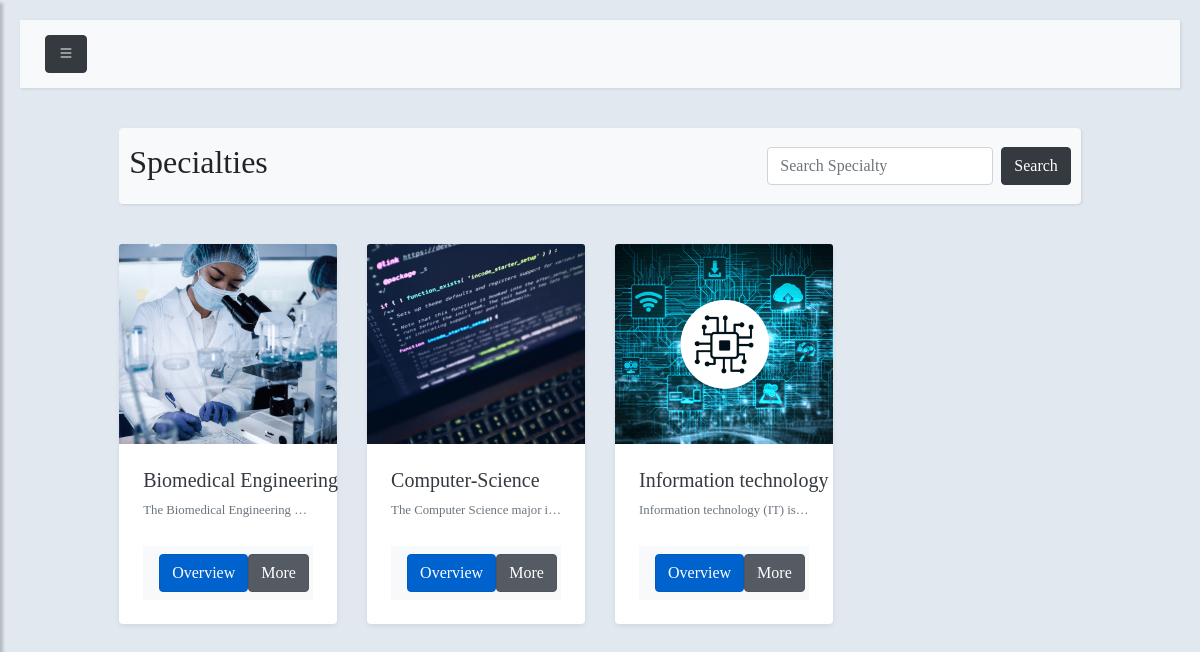
The app's page /spec.php with its own data.
### tables this page shows
CREATE TABLE `spec1` (
  `s_id` int(11) NOT NULL,
  `s_name` varchar(100) NOT NULL,
  `s_desc` text NOT NULL,
  `s_image` text NOT NULL
);

### spec.php (the view, shortened to what this page needs)
<?php  include('header.php')?>
<?php  require('config.php')?>
<?php
if (isset($_GET['search'])) {
  $sql = "SELECT * FROM spec1 WHERE s_name LIKE '%".$_GET['search']."%' ORDER BY s_name ASC";
}else{
  $sql = "SELECT * FROM spec1 ORDER BY s_name ASC";
}
$result = $conn->query($sql);
?>
<div class="row">
  <div class="col-10 mx-auto">
    <nav class="navbar navbar-light bg-light justify-content-between rounded">
      <h2>Specialties</h2>
      <form class="form-inline" method="POST" action="processors/search-spec.php?from=spec1">
        <input name="s_search" class="form-control mr-sm-2" type="search" placeholder="Search Specialty" aria-label="Search">
        <button class="btn btn-dark my-2 my-sm-0 d-none d-sm-inline" type="submit">Search</button>
      </form>
    </nav>
    <div class="row">
     <?php
     if ($result->num_rows > 0) {
      while($row = $result->fetch_assoc()) {
        ?>
        <div class="col-xl-3 col-lg-4 col-md-6 mb-4 gallery-item">
          <div class="bg-white rounded shadow-sm"><img src="<?php echo $row["s_image"];?>" alt="<?php echo $row["s_name"];?>" class="img-fluid card-img-top gallery-image">
            <div class="p-4">
              <h5> <a href="#" class="text-dark text-truncate"><?php echo $row["s_name"];?></a></h5>
              <p class="small text-muted mb-0 text-truncate"><?php echo $row["s_desc"];?></p>
              <div class="d-flex align-items-center justify-content-between rounded-pill bg-light px-3 py-2 mt-4">
                <button
                type="button"
                class="btn btn-primary active"
                data-toggle="modal"
                data-target="#modal<?php echo $row['s_id']?>"
                >Overview</button>
                <a href="controller.php?page=<?=$row['s_name']?>" class="btn btn-secondary active">More</a>
              </div>
            </div>
          </div>
        </div>
        <?php
      }
    }else{
      echo '<h6 class="p-3">Sorry! we could not find anything that matches your search...</h6>';
    }
    ?>
  </div>
</div>
</div>
<?php  include('footer.php')?>

### header.php (shortened to what this page needs)
<!DOCTYPE html>
<html>
<head>
  <link rel="stylesheet" href="bootstrap/css/bootstrap.min.css">
  <link rel="stylesheet" href="https://cdn.jsdelivr.net/npm/bootstrap-icons@1.7.0/font/bootstrap-icons.css">
  <link rel="stylesheet" href="style.css">
</head>
<body style="background-color: #e2e8f0;">
 <div class="wrapper">
<div id="content">
  <nav class="navbar navbar-expand-lg navbar-light bg-light">
    <div class="container-fluid">
      <button type="button" id="sidebarCollapse" class="btn btn-dark ">
        <i class="bi bi-list"></i>
      </button>
    </div>
  </nav>

### footer.php (shortened to what this page needs)
</div>
</div>
</body>
</html>

### style.css (style rules this page uses)
body { font-family: Tahoma; background: #fafafa; }
p { font-family: Tahoma; font-size: 1.1em; font-weight: 300; line-height: 1.7em; }
a, a:hover, a:focus { color: inherit; text-decoration: none; transition: all 0.3s; }
.navbar { padding: 15px 10px; background: #fff; border: none; border-radius: 0; margin-bottom: 40px; box-shadow: 1px 1px 3px rgba(0, 0, 0, 0.1); }
#content { width: 100%; padding: 20px; min-height: 100vh; transition: all 0.3s; position: absolute; top: 0; right: 0; }
.gallery-image { width: 100%; height: 200px; object-fit: cover; object-position: center center; }

### records on screen
spec1: s_image (picture), s_name "Biomedical Engineering", s_desc "The Biomedical Engineering…"
spec1: s_image (picture), s_name "Computer-Science", s_desc "The Computer Science major i…"
spec1: s_image (picture), s_name "Information technology", s_desc "Information technology (IT) is…"
